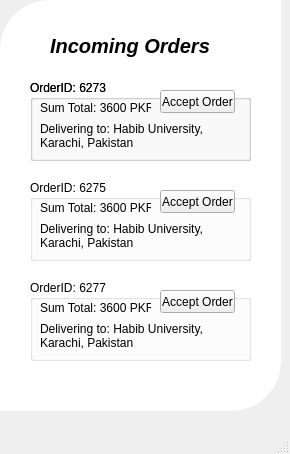
<?xml version="1.0" encoding="UTF-8"?>
<ui version="4.0">
 <class>MainWindow</class>
 <widget class="QMainWindow" name="MainWindow">
  <property name="geometry">
   <rect>
    <x>0</x>
    <y>0</y>
    <width>290</width>
    <height>454</height>
   </rect>
  </property>
  <property name="windowTitle">
   <string>MainWindow</string>
  </property>
  <widget class="QWidget" name="centralwidget">
   <widget class="QLabel" name="label">
    <property name="geometry">
     <rect>
      <x>0</x>
      <y>0</y>
      <width>281</width>
      <height>411</height>
     </rect>
    </property>
    <property name="styleSheet">
     <string notr="true">background-color:rgba(255,255,255,255);
border-top-left-radius: 50px ;
border-bottom-right-radius: 50px ;

</string>
    </property>
    <property name="text">
     <string/>
    </property>
   </widget>
   <widget class="QLabel" name="label_6">
    <property name="geometry">
     <rect>
      <x>50</x>
      <y>30</y>
      <width>171</width>
      <height>31</height>
     </rect>
    </property>
    <property name="font">
     <font>
      <pointsize>15</pointsize>
      <weight>75</weight>
      <italic>true</italic>
      <bold>true</bold>
     </font>
    </property>
    <property name="text">
     <string>Incoming Orders</string>
    </property>
   </widget>
   <widget class="QGroupBox" name="groupBox">
    <property name="geometry">
     <rect>
      <x>30</x>
      <y>80</y>
      <width>221</width>
      <height>81</height>
     </rect>
    </property>
    <property name="title">
     <string>OrderID: 6273</string>
    </property>
    <widget class="QGroupBox" name="groupBox_2">
     <property name="geometry">
      <rect>
       <x>0</x>
       <y>0</y>
       <width>221</width>
       <height>81</height>
      </rect>
     </property>
     <property name="title">
      <string>OrderID: 6273</string>
     </property>
     <widget class="QLabel" name="label_9">
      <property name="geometry">
       <rect>
        <x>10</x>
        <y>20</y>
        <width>111</width>
        <height>16</height>
       </rect>
      </property>
      <property name="text">
       <string>Sum Total: 3600 PKR</string>
      </property>
     </widget>
     <widget class="QLabel" name="label_4">
      <property name="geometry">
       <rect>
        <x>10</x>
        <y>40</y>
        <width>211</width>
        <height>31</height>
       </rect>
      </property>
      <property name="text">
       <string>Delivering to: Habib University,
Karachi, Pakistan</string>
      </property>
     </widget>
     <widget class="QPushButton" name="pushButton_4">
      <property name="geometry">
       <rect>
        <x>130</x>
        <y>10</y>
        <width>75</width>
        <height>23</height>
       </rect>
      </property>
      <property name="text">
       <string>Accept Order</string>
      </property>
     </widget>
    </widget>
   </widget>
   <widget class="QGroupBox" name="groupBox_3">
    <property name="geometry">
     <rect>
      <x>30</x>
      <y>180</y>
      <width>221</width>
      <height>81</height>
     </rect>
    </property>
    <property name="title">
     <string>OrderID: 6275</string>
    </property>
    <widget class="QLabel" name="label_13">
     <property name="geometry">
      <rect>
       <x>10</x>
       <y>20</y>
       <width>111</width>
       <height>16</height>
      </rect>
     </property>
     <property name="text">
      <string>Sum Total: 3600 PKR</string>
     </property>
    </widget>
    <widget class="QLabel" name="label_14">
     <property name="geometry">
      <rect>
       <x>10</x>
       <y>40</y>
       <width>211</width>
       <height>31</height>
      </rect>
     </property>
     <property name="text">
      <string>Delivering to: Habib University,
Karachi, Pakistan</string>
     </property>
    </widget>
    <widget class="QPushButton" name="pushButton_6">
     <property name="geometry">
      <rect>
       <x>130</x>
       <y>10</y>
       <width>75</width>
       <height>23</height>
      </rect>
     </property>
     <property name="text">
      <string>Accept Order</string>
     </property>
    </widget>
   </widget>
   <widget class="QGroupBox" name="groupBox_4">
    <property name="geometry">
     <rect>
      <x>30</x>
      <y>280</y>
      <width>221</width>
      <height>81</height>
     </rect>
    </property>
    <property name="title">
     <string>OrderID: 6277</string>
    </property>
    <widget class="QLabel" name="label_15">
     <property name="geometry">
      <rect>
       <x>10</x>
       <y>20</y>
       <width>111</width>
       <height>16</height>
      </rect>
     </property>
     <property name="text">
      <string>Sum Total: 3600 PKR</string>
     </property>
    </widget>
    <widget class="QLabel" name="label_16">
     <property name="geometry">
      <rect>
       <x>10</x>
       <y>40</y>
       <width>211</width>
       <height>31</height>
      </rect>
     </property>
     <property name="text">
      <string>Delivering to: Habib University,
Karachi, Pakistan</string>
     </property>
    </widget>
    <widget class="QPushButton" name="pushButton_7">
     <property name="geometry">
      <rect>
       <x>130</x>
       <y>10</y>
       <width>75</width>
       <height>23</height>
      </rect>
     </property>
     <property name="text">
      <string>Accept Order</string>
     </property>
    </widget>
   </widget>
  </widget>
  <widget class="QMenuBar" name="menubar">
   <property name="geometry">
    <rect>
     <x>0</x>
     <y>0</y>
     <width>290</width>
     <height>21</height>
    </rect>
   </property>
  </widget>
  <widget class="QStatusBar" name="statusbar"/>
 </widget>
 <resources>
  <include location="res.qrc"/>
 </resources>
 <connections/>
</ui>
